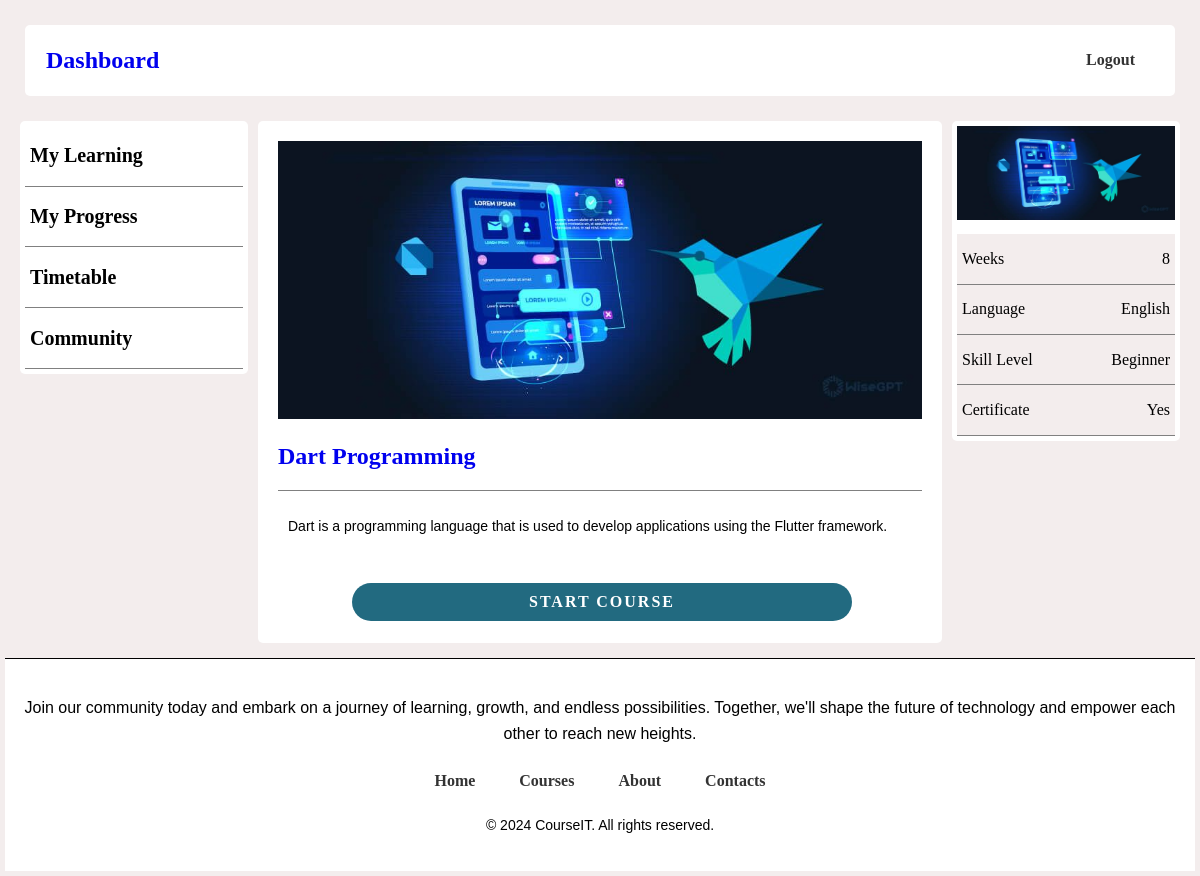
Page /course/4/ on the committed database.
### index/models.py (models this page shows, shortened)
class Course (models.Model):
    title = models.CharField(max_length=200)
    description = models.TextField()
    image = models.ImageField(upload_to='images/', default='img1.png')

### index/views.py (the view)
# urls.py: path("course/<int:pk>/", views.CourseDetailView.as_view(), name="course_detail"),
class CourseDetailView(DetailView):
    model = Course
    template_name = "index/course_detail.html"

### index/templates/index/course_detail.html (shortened to what this page needs)
{%load static%}
<!DOCTYPE html>
<html lang="en">
<head>
    <link rel="stylesheet" href="{% static 'css/styles.css' %}">
</head>
    <body>
        <div class="nav-bar">
            <div class="header">
                <div class="div1">
                    <h2><a style="text-decoration: none;"href="{% url 'dashboard' %}">Dashboard</a></h2>
                </div>
                <div>
                    <nav>
                        <a href="{% url 'sign-out' %}">Logout</a>
                    </nav>
                </div>
            </div>
        </div>
        <div class="content-div">
            <div class="side-bar">
                <div>
                    <div class="side-bar-divs">
                        <h1>My Learning</h1>
                    </div>
                    <div class="side-bar-divs">
                        <h1>My Progress</h1>
                    </div>
                    <div class="side-bar-divs">
                        <h1>Timetable</h1>
                    </div>
                    <div class="side-bar-divs">
                        <h1>Community</h1>
                    </div>
                </div>
            </div>
            <div class="cos-detail">
                <div class="content">
                    <div class="post-entry">
                        <div>
                            <img src="{{ course.image.url }}" width="100%">
                        </div>
                        <div class="course-title">
                            <h2 class="post-title" ><a style="text-decoration: none;" href="{% url 'course_detail' course.pk %}">{{ course.title }}</a></h2>
                        </div>
                        <div class="course-desc">
                            <p>{{ course.description }}</p>
                        </div>
                        <div class="view-cos">
                            <a class="get-started-btn" href="{% url 'course_detail' course.pk %}">Start Course</a>
                        </div>
                    </div>
                </div>
            </div>
            <div class="more-info">
                <div>
                    <img src="{{ course.image.url }}" width="100%">
                </div>
                <div>
                    <div class="more-info-divs">
                        <h1>Weeks</h1>
                        <h1>8</h1>
                    </div>
                    <div class="more-info-divs">
                        <h1>Language</h1>
                        <h1>English</h1>
                    </div>
                    <div class="more-info-divs">
                        <h1>Skill Level</h1>
                        <h1>Beginner</h1>
                    </div>
                    <div class="more-info-divs">
                        <h1>Certificate</h1>
                        <h1>Yes</h1>
                    </div>
                </div>
            </div>
        </div>
        <footer>
            <div>
                <p>Join our community today and embark on a journey of learning, growth, and endless possibilities. Together, we'll shape the future of technology and empower each other to reach new heights.</p>
            </div>
            <div class="footer-nav">
                <div>
                    <nav>
                        <a href="index.html">Home</a>
                        <a href="courses.html">Courses</a>
                        <a href="about.html">About</a>
                        <a href="contacts.html">Contacts</a>
                    </nav>
                </div>
                <div class="copyright-info">
                    <p>&copy; 2024 CourseIT. All rights reserved.</p>
                </div>
            </div>
        </footer>
    </body>
</html>

### index/static/css/styles.css (style rules this page uses)
body { justify-content: center; align-items: center; background: hsl(0, 19%, 94%); margin: 5px; }
.content { display: flex; flex-wrap: wrap; justify-content: center; align-items: center; margin-bottom: 50px; margin: 0 auto; padding-bottom: 10px; }
.content-div { height: 100%; display: flex; padding: 0 10px 10px 10px; }
.content-div .side-bar { height: 100%; width: 20%; margin: 5px; border-radius: 5px; background-color: white; }
.content-div .side-bar div { padding: 5px; }
.side-bar-divs { border-bottom: solid gray; border-width: 1px; display: flex; justify-content: space-between; padding: 5px; }
.content-div .side-bar div h1 { font-size: 20px; font-weight: 600; }
.content-div .cos-detail { width: 60%; height: 100%; margin: 5px; border-radius: 5px; background-color: white; }
.content-div .cos-detail .content { padding: 20px; }
.content-div .more-info { width: 20%; height: 100%; margin: 5px; border-radius: 5px; background-color: white; display: flex; flex-direction: column; }
.content-div .more-info div { padding: 5px; }
.more-info-divs { border-bottom: solid gray; border-width: 1px; display: flex; justify-content: space-between; background-color: hsl(0, 19%, 94%); padding: 5px; }
.content-div .more-info div h1 { font-size: 16px; font-weight: 400; }
.course-desc { font-size: 14px; border-top: solid 1px gray; height: 90px; }
.view-cos { margin: 2px; width: 100%; display: flex; justify-content: center; }
.get-started-btn { text-decoration: none; color: #ffffff; background: #226A80; text-transform: uppercase; font-weight: 700; letter-spacing: 2px; padding: 10px 25px; border-radius: 30px; transition: 0.3s; transition-property: background-color; width: 70%; text-align: center; }
.nav-bar { margin: 0 auto; padding: 20px; }
.header { display: flex; justify-content: space-between; align-items: center; padding: 1px 20px; background-color: white; border-radius: 5px; }
.div1 { padding: 1px; border-radius: 5px; }
nav a { position: relative; font-size: 1.1 rem; font-weight: bolder; color: #333; text-decoration: none; padding: 6px 20px; transition: .5s; justify-content: center; align-items: center; font-weight: bolder; }
footer { background-color: #ffffff; border-top: solid 1px #000000; padding: 10px 0; text-align: center; align-items: center; }
.copyright-info { flex: 1; padding-left: 0px; }
.copyright-info p { font-size: 14px; }
p { color: #000000; line-height: 1.6; padding: 10px; font-family: Arial, sans-serif; }

### rows in the picture
Course: image (picture), title "Dart Programming", description "Dart is a programming language that is used to develop applications using the Flutter framework."
